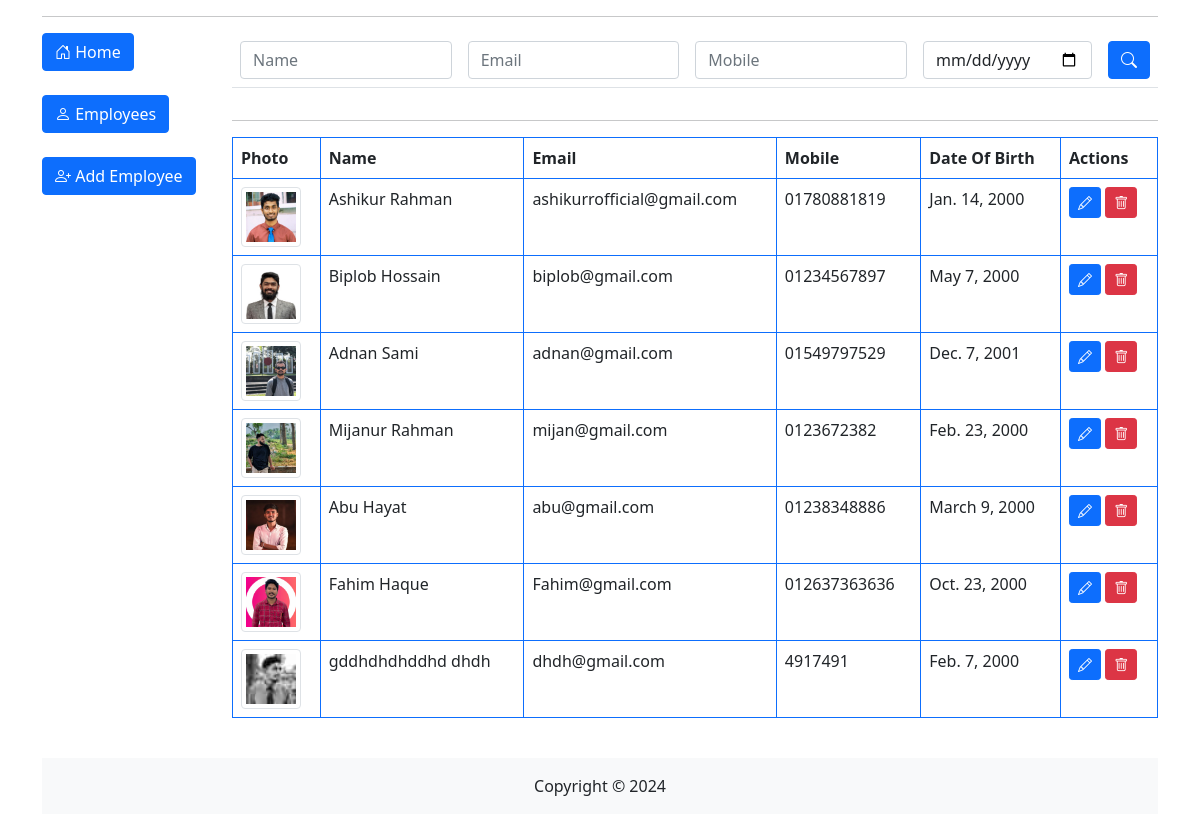
The page /employees on the database its author committed.
### emp_app/models.py (models this page shows, shortened)
class Employee(models.Model):
    first_name = models.CharField(max_length=100)
    last_name = models.CharField(max_length=100)
    email = models.EmailField(max_length=100, unique=True)
    mobile_number = models.CharField(max_length=15, unique=True)
    date_of_birth = models.DateField(null=True, blank=True)
    photo = models.ImageField(upload_to='photos/', null=True, blank=True)

### emp_app/views.py (the view)
# urls.py: path('', lambda request: redirect('employees')), # Redirect root URL to employees
def employees(request):
    name = request.GET.get('name', '')
    email = request.GET.get('email', '')
    mobile = request.GET.get('mobile', '')
    date_of_birth = request.GET.get('date_of_birth', '')
    emps = Employee.objects.filter(
        Q(first_name__icontains=name) | Q(last_name__icontains=name),
        email__icontains=email,
        mobile_number__icontains=mobile,
        date_of_birth__icontains=date_of_birth
    ).distinct()
    context ={
        'emps': emps,
        'query': {
            'name': name,
            'email': email,
            'mobile': mobile,
            'date_of_birth': date_of_birth
        }
    }
    return render(request, 'employees.html', context)

### emp_app/templates/employees.html (shortened to what this page needs)
{% load static %}
<!doctype html>
<html lang="en">
<head>
    <link href="https://cdn.jsdelivr.net/npm/bootstrap@5.0.2/dist/css/bootstrap.min.css" rel="stylesheet">
    <link rel="stylesheet" href="https://cdn.jsdelivr.net/npm/bootstrap-icons/font/bootstrap-icons.css">
</head>
<body>
    <div class="container">
        <hr>
        <div class="row mb-3">
            <div class="col-md-2">
                <a href="{% url 'home' %}" class="btn btn-primary">
                    <i class="bi bi-house-door"></i> Home
                </a>
                <br><br>
                <a href="{% url 'employees' %}" class="btn btn-primary">
                    <i class="bi bi-person"></i> Employees
                </a>
                <br><br>
                <a href="{% url 'add_employee' %}" class="btn btn-primary">
                    <i class="bi bi-person-plus"></i> Add Employee
                </a>
            </div>
            <div class="col-md-10">
                <form method="get" action="{% url 'employees' %}">
                    <div class="table-responsive mb-3">
                        <table class="table">
                            <thead>
                                <tr>
                                    <th>
                                        <input type="text" class="form-control" name="name" value="{{ query.name }}" placeholder="Name">
                                    </th>
                                    <th>
                                        <input type="text" class="form-control" name="email" value="{{ query.email }}" placeholder="Email">
                                    </th>
                                    <th>
                                        <input type="text" class="form-control" name="mobile" value="{{ query.mobile }}" placeholder="Mobile">
                                    </th>
                                    <th>
                                        <input type="date" class="form-control" name="date_of_birth" value="{{ query.date_of_birth }}" placeholder="Date of Birth">
                                    </th>
                                    <th>
                                        <button type="submit" class="btn btn-primary">
                                            <i class="bi bi-search"></i>
                                        </button>
                                    </th>
                                </tr>
                            </thead>
                        </table>
                    </div>
                </form>
                <hr>
                <div class="table-responsive">
                    <table class="table table-bordered border-primary">
                        <thead>
                            <tr>
                                <th scope="col">Photo</th>
                                <th scope="col">Name</th>
                                <th scope="col">Email</th>
                                <th scope="col">Mobile</th>
                                <th scope="col">Date Of Birth</th>
                                <th scope="col">Actions</th>
                            </tr>
                        </thead>
                        <tbody>
                            {% for emp in emps %}
                            <tr>
                                <td>
                                    {% if emp.photo %}
                                    <img src="{{ emp.photo.url }}" alt="{{ emp.first_name }} {{ emp.last_name }}" class="img-thumbnail" style="width: 60px; height: 60px;">
                                    {% else %}
                                    <img src="{% static 'default-profile.png' %}" alt="Default Photo" class="img-thumbnail" style="width: 50px; height: 50px;">
                                    {% endif %}
                                </td>
                                <td>{{ emp.first_name }} {{ emp.last_name }}</td>
                                <td>{{ emp.email }}</td>
                                <td>{{ emp.mobile_number }}</td>
                                <td>{{ emp.date_of_birth }}</td>
                                <td>
                                    <a href="{% url 'edit_employee' emp.id %}" class="btn btn-primary btn-sm">
                                        <i class="bi bi-pencil"></i>
                                    </a>
                                    <a href="{% url 'delete_employee' emp.id %}" class="btn btn-danger btn-sm" onclick="confirmDelete(event)">
                                        <i class="bi bi-trash"></i>
                                    </a>
                                </td>
                            </tr>
                            {% endfor %}
                        </tbody>
                    </table>
                </div>
            </div>
        </div>
        <footer class="mt-4 py-3 bg-light text-center">
          <p class="mb-0">Copyright &copy; 2024</p>
      </footer>
    </div>
</body>
</html>

### rows shown on the page
Employee: photo (picture), first_name "Ashikur", last_name "Rahman", email "ashikurrofficial@gmail.com", mobile_number "01780881819", date_of_birth "Jan. 14, 2000"
Employee: photo (picture), first_name "Biplob", last_name "Hossain", email "biplob@gmail.com", mobile_number "01234567897", date_of_birth "May 7, 2000"
Employee: photo (picture), first_name "Adnan", last_name "Sami", email "adnan@gmail.com", mobile_number "01549797529", date_of_birth "Dec. 7, 2001"
Employee: photo (picture), first_name "Mijanur", last_name "Rahman", email "mijan@gmail.com", mobile_number "0123672382", date_of_birth "Feb. 23, 2000"
Employee: photo (picture), first_name "Abu", last_name "Hayat", email "abu@gmail.com", mobile_number "01238348886", date_of_birth "March 9, 2000"
Employee: photo (picture), first_name "Fahim", last_name "Haque", email "Fahim@gmail.com", mobile_number "012637363636", date_of_birth "Oct. 23, 2000"
Employee: photo (picture), first_name "gddhdhdhddhd", last_name "dhdh", email "dhdh@gmail.com", mobile_number "4917491", date_of_birth "Feb. 7, 2000"
